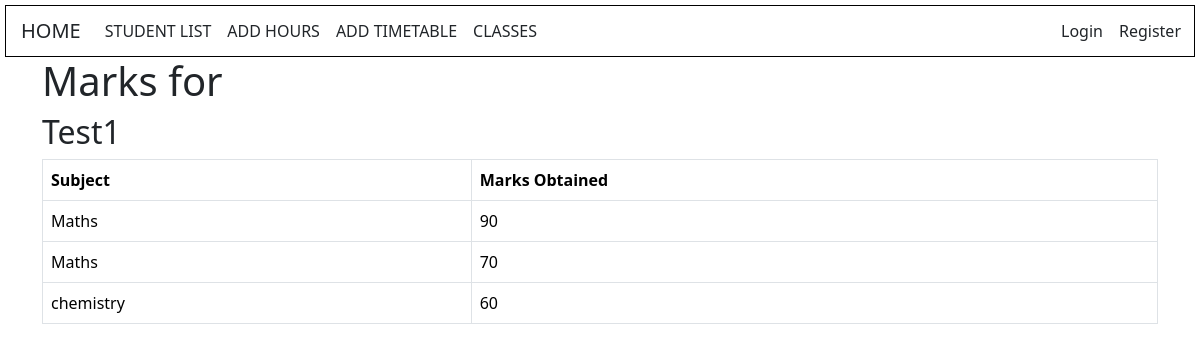
/students/students/1/marks/, run on the app's committed database.
### students/models.py (models this page shows, shortened)
class Mark(models.Model):
    student = models.ForeignKey(Student, on_delete=models.CASCADE)
    test=models.CharField(max_length=10, choices=[('Test1', 'Test1'), ('Test2', 'Test2'),('Test3', 'Test3'),('Test4', 'Test4')])
    subject = models.CharField(max_length=50)
    mark = models.IntegerField()

### students/views.py (the view)
# urls.py: path('students/<int:student_id>/marks/', views.marks_view, name='marks_view'),
def marks_view(request, student_id):
    student = get_object_or_404(Student, id=student_id)
    marks = Mark.objects.filter(student=student)
    marks_by_test = {}
    for mark in marks:
        test_name = mark.test
        if test_name not in marks_by_test:
            marks_by_test[test_name] = []
        marks_by_test[test_name].append(mark)
    return render(request, 'students/marks_view.html', {
        'marks_by_test': marks_by_test,
        'marks':marks
    })

### students/templates/students/marks_view.html (shortened to what this page needs)
<!DOCTYPE html>
<html>
<head>
    <link href="https://cdn.jsdelivr.net/npm/bootstrap@5.3.2/dist/css/bootstrap.min.css" rel="stylesheet">
    <script src="https://cdn.jsdelivr.net/npm/bootstrap@5.3.2/dist/js/bootstrap.bundle.min.js"></script></head>
<body>
    {% include 'students/navbar.html' %}
    <div class="container">
        <h1>Marks for {{ student.name }}</h1>
        {% for test_name, marks in marks_by_test.items %}
            <h2>{{ test_name }}</h2>
            <table class="table table-bordered">
                <thead>
                    <tr>
                        <th>Subject</th>
                        <th>Marks Obtained</th>
                    </tr>
                </thead>
                <tbody>
                    {% for mark in marks %}
                        <tr>
                            <td>{{ mark.subject }}</td>
                            <td>{{ mark.mark }}</td>
                        </tr>
                    {% endfor %}
                </tbody>
            </table>
        {% endfor %}
    </div>
</body>
</html>

### students/templates/students/navbar.html (style rules this page uses)
body { background:url('https://img.freepik.com/free-vector/beautiful-decorative-soft-colorful-watercolor-texture-background_1055-14290.jpg') no-repeat center center fixed; background-size: cover; }

### data on the page
Mark: test "Test1", subject "Maths", mark "90"
Mark: subject "Maths", mark "70"
Mark: subject "chemistry", mark "60"
